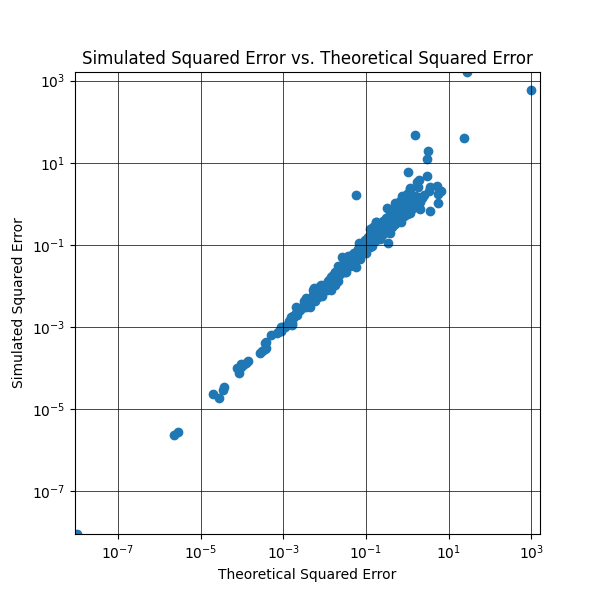

The Python source for this figure:
import numpy as np
import matplotlib.pyplot as plt
from tqdm import tqdm

squared_errors = []
answers = []
for _ in tqdm(range(1000)):
    n = np.random.randint(1, 100)
    p = np.random.randint(1, 10)
    X = np.random.random((n, p))
    beta = np.random.random(p)
    sigma = np.random.random()
    epsilon = np.random.normal(0, sigma, n)
    y = X.dot(beta) + epsilon
    if np.linalg.matrix_rank(X) != p:
        continue
    beta_hat = np.linalg.inv(X.T.dot(X)).dot(X.T).dot(y)
    mse = 0
    for _ in range(100):
        x_np1 = np.random.random(p)
        y_np1 = x_np1.T.dot(beta) + np.random.normal(0, sigma)
        squared_error = (y_np1 - x_np1.T.dot(beta_hat)) ** 2
        mse += squared_error
    mse /= 100
    squared_errors.append(mse)
    answers.append(
        (sigma**2) * (1 + x_np1.T.dot(np.linalg.inv(X.T.dot(X)).dot(x_np1)))
    )

plt.figure(figsize=(6, 6))
plt.scatter(answers, squared_errors)
plt.title("Simulated Squared Error vs. Theoretical Squared Error")
plt.xlabel("Theoretical Squared Error")
plt.ylabel("Simulated Squared Error")
plt.xscale("log")
plt.yscale("log")
plt.xlim(min(answers + squared_errors), max(answers + squared_errors))
plt.ylim(min(answers + squared_errors), max(answers + squared_errors))
plt.minorticks_on()
plt.grid(which="major", linestyle="-", linewidth="0.5", color="black")
plt.grid(which="minor", linestyle="-", linewidth="0.5", color="black")
plt.savefig("2.png")
